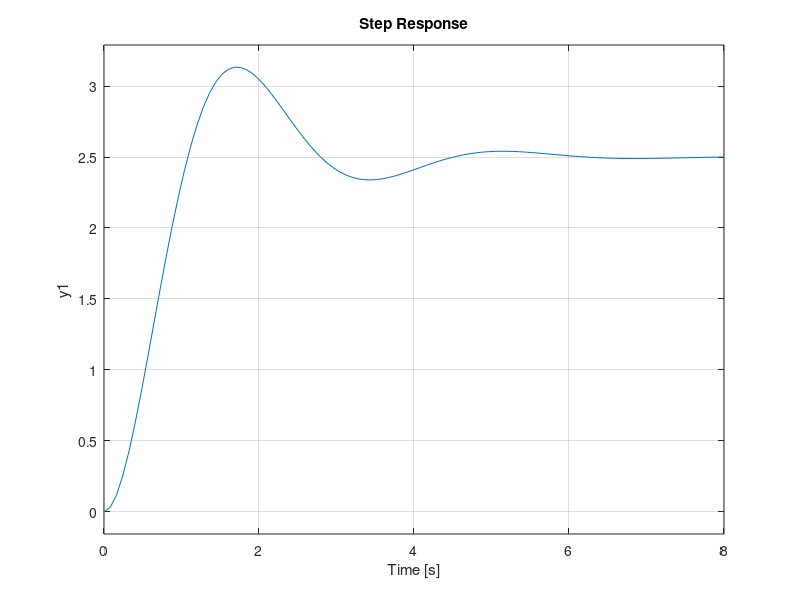

This figure's MATLAB source:
clear
close all
clc

% Step a
s=tf('s');
H = 10 / (s^2 + 1.6*s + 4);
poles=pole(H)
natFreq = abs(poles(1))
damp = -(-0.8/natFreq)
timeFreq = 1 / (natFreq * damp)

% Step b
2.5 + 0.05 * 2.5
2.5 - 0.05 * 2.5
step(H)
% Steady state value = 2.5
overshoot = 3.13/2.5 - 1
% Peak time = 1.7
% Rise time = 1.08
% Setting time 5% = 3.8